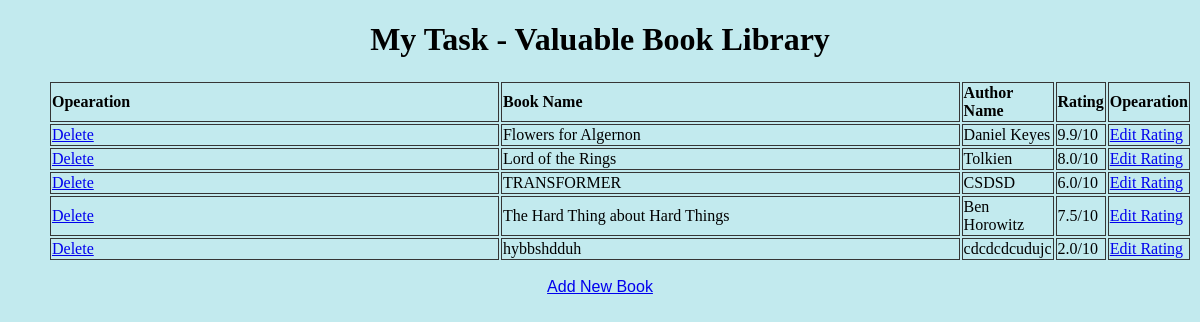
The page / on the database its author committed.
### main.py (models this page shows)
class Book(db.Model):
    id: Mapped[int] = mapped_column(Integer, primary_key=True)
    title: Mapped[str] = mapped_column(
        String(250), unique=True, nullable=False)
    author: Mapped[str] = mapped_column(String(250), nullable=False)
    rating: Mapped[float] = mapped_column(Float, nullable=False)

### main.py (the view)
@app.route('/')
def home():
    result = db.session.execute(db.select(Book).order_by(Book.title))
    all_books = result.scalars().all()
    return render_template("index.html", books=all_books)

### templates/index.html (shortened to what this page needs)
<!DOCTYPE html>
<html lang="en">
<head>
  <link rel="stylesheet" href="{{ url_for('static', filename='stylesheet.css') }}">
</head>
<body>
  <h1>My Task - Valuable Book Library</h1>
  <ul>
    <table>
      <tr>
        <th>Opearation</th>
        <th>Book Name</th>
        <th>Author Name</th>
        <th>Rating</th>
        <th>Opearation</th>
      </tr>
      {% for book in books %}
      <tr>
        <td><a href="{{ url_for('delete', id=book.id) }}">Delete</a></td>
        <td>{{book.title}}</td>
        <td>{{book.author}}</td>
        <td>{{book.rating}}/10</td>
        <td><a href="{{ url_for('edit', id=book.id) }}">Edit Rating</a></td>
      </tr>
      {% endfor %}
    </table>
  </ul>
  <div class="button">
  <a href="{{ url_for('add') }}" >Add New Book </a></div>
</body>
</html>

### static/stylesheet.css (style rules this page uses)
body { background-color: rgb(194, 234, 238); text-align: center; }
h1 { text-align: center; border-radius: 10px; }
th, td { border: 1px solid rgb(53, 53, 53); width:50%; text-align: justify; }
.button { text-align: center; border-radius: 10px; font-family: Impact, Haettenschweiler, 'Arial Narrow Bold', sans-serif; }

### rows shown on the page
Book: title "Flowers for Algernon", author "Daniel Keyes", rating "9.9"
Book: title "Lord of the Rings", author "Tolkien", rating "8.0"
Book: title "TRANSFORMER", author "CSDSD", rating "6.0"
Book: title "The Hard Thing about Hard Things", author "Ben Horowitz", rating "7.5"
Book: title "hybbshdduh", author "cdcdcdcudujc", rating "2.0"
